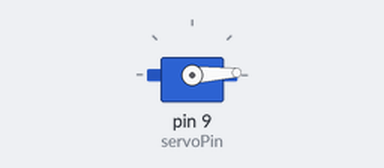
Recording of a sketch running on a simulated Arduino Uno, built with avr-gcc and run on an emulated ATmega328P. On the bench: servo.

Above: at 0.05 s.
At 0.6 s:
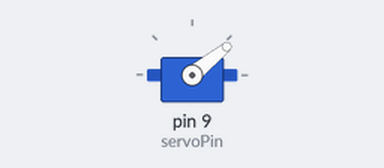
At 1.2 s:
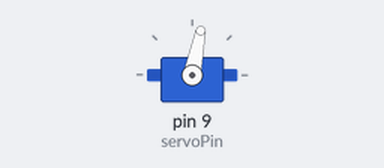
At 2.4 s:
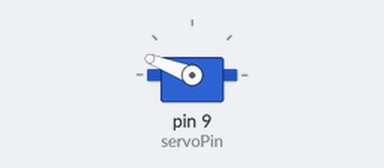
Timing chart, 0 to 5.5 s (numbered marks = the images above):
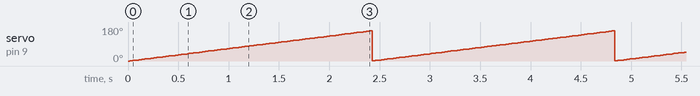

The sketch:

LokiServo.ino
```cpp
#include <Servo.h>

Servo myservo;
int servoPin = 9;
int pos = 0;
int max_pos = 160;
int step_by = 1;

void setup() {
  myservo.attach(servoPin);  // attaches the servo on pin 9 to the servo object
}


void loop() {
  for (pos = 0; pos < max_pos; pos += step_by) {
    myservo.write(pos);
    delay(15);
  }
}
```

Measured:
- by itself, servo on pin 9 (servoPin): ramps from 1° to 159° and jumps back, once every 2.4 s
